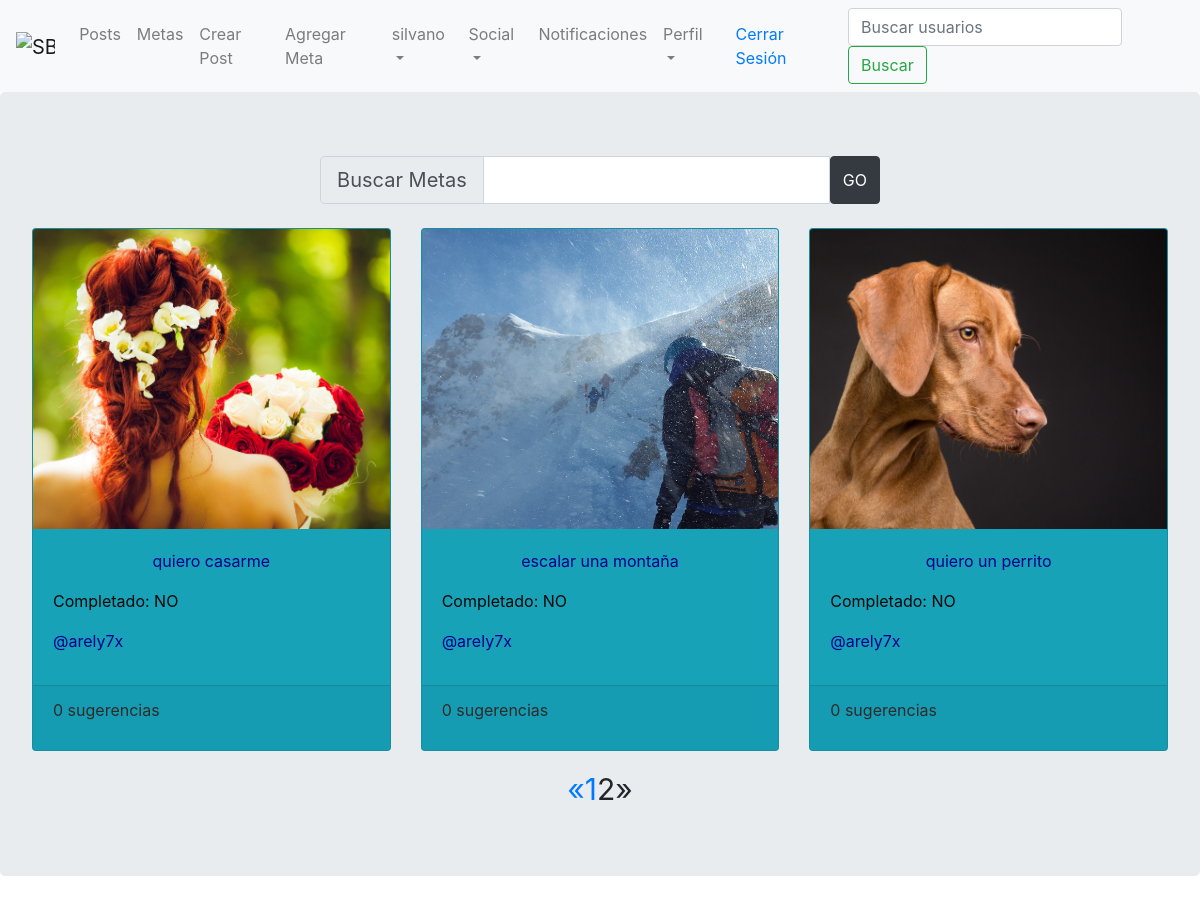
/todo/?page=2 (signed in), run on the app's committed database.
### todolist/models.py (models this page shows, shortened)
class Todo(models.Model):
    user = models.ForeignKey(User, related_name='wishes', on_delete=models.CASCADE)
    title = models.CharField(max_length=55)
    info = models.TextField(max_length=3000, blank=True)
    todo_pic = models.ImageField(upload_to='media', blank=True)
    complete = models.BooleanField(default=False)
    created_date = models.DateTimeField(default=timezone.now)
    class Meta:
        ordering = ['-created_date']

### todolist/views.py (the view)
@login_required
def world_todo_list(request):
    queryset_list = Todo.objects.all()
    query = request.GET.get('q')
    if query is not None:
        queryset_list = queryset_list.filter(Q(title__icontains=query) | Q(info__icontains=query))
    paginator = Paginator(queryset_list, 6)    # Show 25 contacts per page
    page = request.GET.get('page')
    queryset = paginator.get_page(page)
    context = {
        "todo_list": queryset
    }
    return render(request, 'todolist/todo_list.html', context)

### todolist/templates/todolist/todo_list.html (shortened to what this page needs)
<!DOCTYPE html>
{% extends "main.html" %}
{% block body_block %}
<div class="jumbotron">
<div class="d-flex justify-content-center">
    <form method="GET" action="{% url 'todo:todo_list'%}" class="form-inline">
        <div class="input-group input-group-lg">
            <div class="input-group-prepend">
                <span class="input-group-text" id="inputGroup-sizing-lg">Buscar Metas</span>
            </div>
            <input type="text" class="form-control" aria-label="Sizing example input" aria-describedby="inputGroup-sizing-lg" name="q">
            <button type="submit" class="btn btn-dark">GO</button>
        </div>
    </form>
</div>
    <br>
    <div class="row">
    {% for todo in todo_list %}
        <div class="col-md-4">
        <div class="card text-white bg-info mb-3">
            {% if todo.todo_pic %}
                <img class="card-img-top silvano" src="{{ todo.todo_pic.url }}" alt="Card image cap">
                <div class="card-body">
                    <p class="text-center"><a href="{% url 'todo:single' username=todo.user.username pk=todo.id %}" style="color: darkblue">{{ todo.title }}</a></p>
                    {% if todo.complete %}
                        <p class="card-text" style="color: #080808">Completado: SI</p>
                    {% else %}
                        <p class="card-text" style="color: #080808">Completado: NO</p>
                    {% endif %}
                    <p class="card-title"><a href="{% url 'todo:for_user' username=todo.user.username %}" style="color: darkblue">@{{ todo.user.username }}</a></p>
                </div>
                <div class="card-footer text-muted">
                    <p style="color: #2C2C2C">{{ todo.suggestions.count }} sugerencia{{ todo.suggestions.count|pluralize }}</p>
                </div>
            {% endif %}
        </div>
        </div>
    {% endfor %}
    </div>
<div class="d-flex justify-content-center">
        <div class="pagination">
    {% if todo_list.has_other_pages %}
    {% if todo_list.has_previous %}
      <a href="?page={{ todo_list.previous_page_number }}" class="pagination_numbers">&laquo;</a>
    {% else %}
      <div class="disabled pagination_numbers" style="font-size: 20px"><span>&laquo;</span></div>
    {% endif %}
    {% for i in todo_list.paginator.page_range %}
      {% if todo_list.number == i %}
        <div class="pagination_numbers"><span> {{ i }} </span></div>
      {% else %}
        <a href="?page={{ i }}" class="pagination_numbers">{{ i }}</a>
      {% endif %}
    {% endfor %}
    {% if todo_list.has_next %}
      <a href="?page={{ todo_list.next_page_number }}" class="pagination_numbers">&raquo;</a>
    {% else %}
      <div class="disabled pagination_numbers"><span>&raquo;</span></div>
    {% endif %}
{% endif %}
    </div>
</div>
</div>
{% endblock %}

### templates/main.html (shortened to what this page needs)
<!DOCTYPE html>
{% load staticfiles %}
{% load bootstrap4 %}
<html lang="en">
<head>
    <link rel="stylesheet" href="{% static 'css/main_style.css' %}"/>
<link rel="stylesheet" href="https://stackpath.bootstrapcdn.com/bootstrap/4.1.3/css/bootstrap.min.css">
</head>
<body>
<nav class="navbar navbar-expand-lg navbar-light bg-light">
    {% if user.is_authenticated %}
     <a class="navbar-brand" href="{% url 'home' %}">
        <img src="http://drive.google.com/uc?export=view&id=1wMCfOAQBbYiHxPS4CjJXNiMtSQU9vugS" width="30" height="30" alt="SB">
    </a>
        <div class="navbar-collapse collapse" id="collapsingNavbarXs">
            <ul class="navbar-nav mr-auto">
                <li class="nav-item">
                    <a class="nav-link" href="{% url 'posts:list' %}">Posts</a>
                </li>
                <li class="nav-item">
                    <a class="nav-link" href="{% url 'todo:todo_list'%}">Metas</a>
                </li>
                <li class="nav-item">
                    <a class="nav-link" href="{% url 'posts:create_post' %}" >Crear Post</a>
                </li>
                <li class="nav-item">
                    <a class="nav-link" href="{% url 'todo:add'%}">Agregar Meta</a>
                </li>
                <li class="nav-item dropdown">
                    <a class="nav-link dropdown-toggle" href="#" id="navbarDropdown" role="button" data-toggle="dropdown" aria-haspopup="true" aria-expanded="false">
                    {{ request.user.first_name }}
                    </a>
                </li>
                <li class="nav-item dropdown">
                    <a class="nav-link dropdown-toggle" href="#" id="navbarDropdown" role="button" data-toggle="dropdown" aria-haspopup="true" aria-expanded="false">
                      Social
                    </a>
                </li>
                <li class="nav-item">
                    <a class="nav-link" href="{% url 'noti:all' %}">Notificaciones</a>
                </li>
            {% if user.profiles %}
                <li class="nav-item dropdown">
                    <a class="nav-link dropdown-toggle" href="#" id="navbarDropdown" role="button" data-toggle="dropdown" aria-haspopup="true" aria-expanded="false">
                        Perfil
                    </a>
                </li>
            {% else %}
                <li class="nav-item">
                    <a class="nav-link" href="{% url 'accounts:createprofile' %}">Crear perfil</a>
                </li>
            {% endif %}
            </ul>
                    <a class="nav-link" href="{% url 'logout' %}" >Cerrar Sesión</a>
            {% block serach_block %}
                <form method="GET" action="{% url 'accounts:list'%}" class="form-inline">
                    <input class="form-control mr-sm-2" type="text" placeholder="Buscar usuarios" aria-label="Search" name="q">
                    <button class="btn btn-outline-success my-2 my-sm-0" type="submit">Buscar</button>
                 </form>
            {% endblock %}
        </div>
    {% else %}
            <a class="nav-link" href="{% url 'login' %}">Iniciar Sesión</a>
            <a class="nav-link" href="{% url 'accounts:registration' %}">Registrarse</a>
    {% endif %}
</nav>
    {% block body_block %}{% endblock %}
</body>
</html>

### accounts/static/css/main_style.css (style rules this page uses)
.silvano { width: 400px; height: 300px; object-fit: cover; }
.pagination_numbers { font-size: 30px; }

### data on the page
Todo: todo_pic (picture), title "quiero casarme", complete "Completado: NO", user.username "arely7x", suggestions.count "0"
Todo: todo_pic (picture), title "escalar una montaña", complete "Completado: NO", user.username "arely7x", suggestions.count "0"
Todo: todo_pic (picture), title "quiero un perrito", complete "Completado: NO", user.username "arely7x", suggestions.count "0"

### other printed values
{{ request.user.first_name }} "silvano"
{{ i }} "1"
{{ i }} "2"
